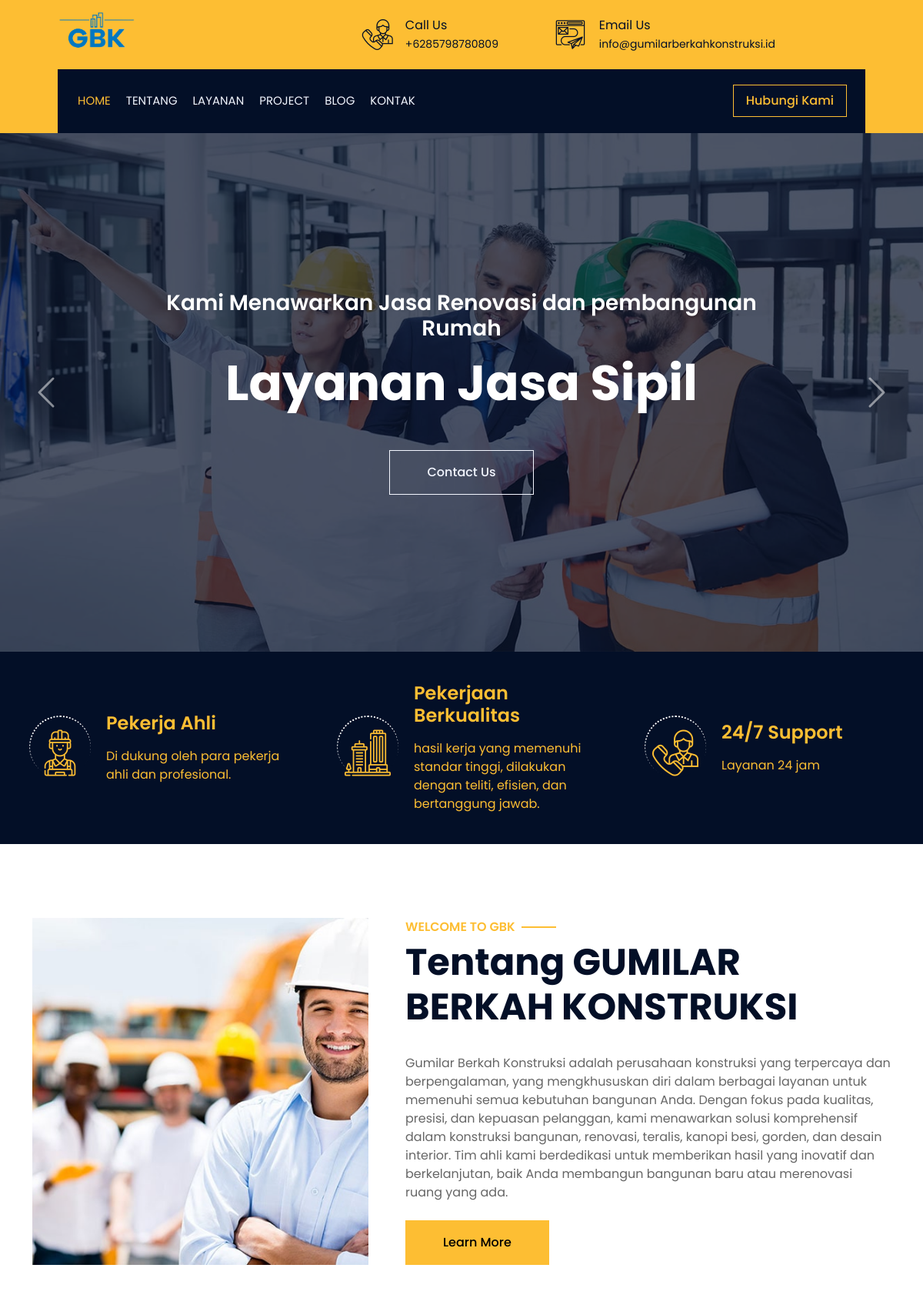
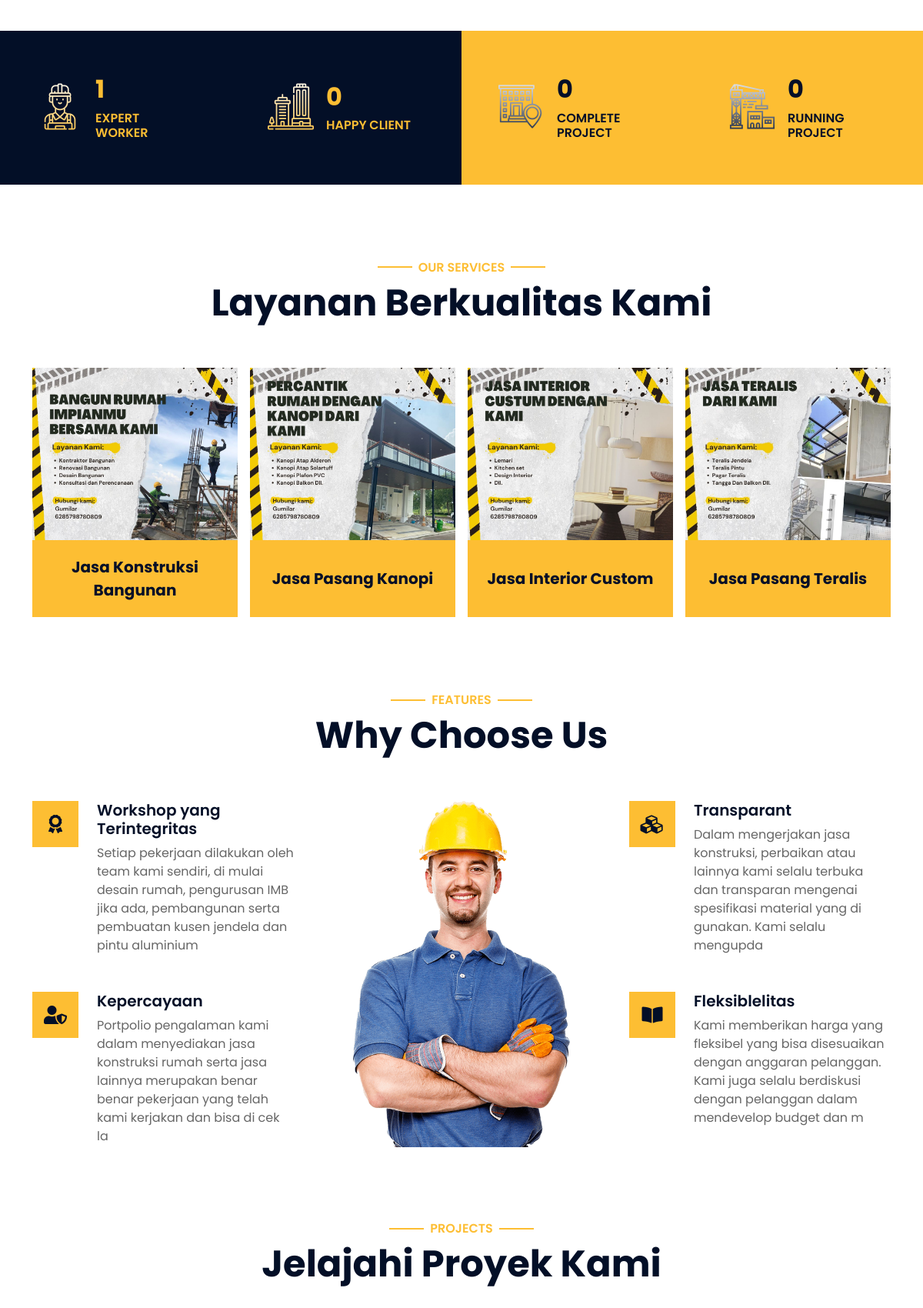
The page / (upper part) on the database its author committed (2 pictures, top to bottom).
### tables this page shows
CREATE TABLE `set_app` (
  `id` int NOT NULL,
  `nama_web` varchar(100) NOT NULL,
  `tentang` text NOT NULL,
  `notlp` varchar(20) NOT NULL,
  `email` varchar(50) NOT NULL,
  `lokasi` varchar(255) NOT NULL,
  `title` varchar(100) NOT NULL,
  `map` text NOT NULL,
  `alamat` text NOT NULL,
  `logo` varchar(100) NOT NULL,
  `favicon` varchar(100) NOT NULL,
  `site` varchar(50) NOT NULL,
  `keyword` text NOT NULL,
  `kota` varchar(100) NOT NULL,
  `provinsi` varchar(100) NOT NULL,
  `pos` int NOT NULL
);

CREATE TABLE `set_slide` (
  `id` int NOT NULL,
  `title` varchar(100) NOT NULL,
  `desk` varchar(225) NOT NULL,
  `gambar` varchar(100) NOT NULL,
  `link` varchar(100) NOT NULL,
  `main` int NOT NULL
);

CREATE TABLE `s_feature` (
  `id` int NOT NULL,
  `title` varchar(50) NOT NULL,
  `deskripsi` varchar(1000) NOT NULL,
  `icon` varchar(100) NOT NULL
);

CREATE TABLE `s_about` (
  `id` int NOT NULL,
  `heading_1` varchar(160) NOT NULL,
  `heading_2` varchar(160) NOT NULL,
  `text` text NOT NULL,
  `images` varchar(100) NOT NULL
);

CREATE TABLE `s_service` (
  `id` int NOT NULL,
  `title` varchar(160) NOT NULL,
  `body` longtext NOT NULL,
  `images` varchar(225) NOT NULL,
  `slug` varchar(225) NOT NULL,
  `seo_title` varchar(160) NOT NULL,
  `seo_deskripsi` varchar(190) NOT NULL,
  `seo_keyword` varchar(225) NOT NULL,
  `file` varchar(100) NOT NULL
);

CREATE TABLE `s_chose_us` (
  `id` int NOT NULL,
  `title` varchar(100) NOT NULL,
  `deskripsi` varchar(160) NOT NULL,
  `icon` varchar(100) NOT NULL,
  `position` varchar(50) NOT NULL
);

### application/views/web/section/slider.php (the view, shortened to what the rows shown need)
<div class="container-fluid p-0">
    <div id="header-carousel" class="carousel slide" data-bs-ride="carousel">
        <div class="carousel-inner">
            <?php foreach ($slide as $sl) : ?>
                <div class="carousel-item <?php if ($sl->main == 1) {
                                                echo 'active';
                                            } ?>">
                    <img class="w-100" src="<?= base_url() ?>assets/upload/img/<?= $sl->gambar ?>" alt="<?= $sl->title ?>">
                    <div class="carousel-caption d-flex flex-column align-items-center justify-content-center">
                        <div class="p-3" style="max-width: 900px;">
                            <h3 class="text-white mb-3 animated fadeInRight"><?= $sl->desk ?></h3>
                            <h1 class="display-3 text-white mb-5 animated fadeInLeft"><?= $sl->title ?></h1>
                            <a href="<?= base_url('contact') ?>" class="btn btn-outline-light py-md-3 px-md-5 animated fadeInUp">Contact Us</a>
                        </div>
                    </div>
                </div>
            <?php endforeach ?>
        </div>
    </div>
</div>

### application/views/component/web/navbar.php (shortened to what the rows shown need)
<link rel="stylesheet" href="https://maxcdn.bootstrapcdn.com/font-awesome/4.5.0/css/font-awesome.min.css">
<div class="wrapper">
    <div class="container-fluid bg-primary">
        <div class="row align-items-center top-bar">
            <div class="col-lg-4 col-md-12 text-center text-lg-start">
                <a href="#" class="navbar-brand m-0 p-0">
                    <img class="display-6 me-3" style="height:100px;" src="<?= base_url('assets/upload/img/') . AppIdentitas('logo') ?>" alt="Logo">
                </a>
            </div>
            <div class="col-lg-8 col-md-7 d-none d-lg-block">
                <div class="row">
                    <div class="col-4">
                        <div class="d-flex align-items-center justify-content-end text-dark">
                            <div class="ps-3">
                                <p class="mb-0">Call Us</p>
                                <small>+<?= AppIdentitas('tlp') ?></small>
                            </div>
                        </div>
                    </div>
                    <div class="col-6">
                        <div class="d-flex align-items-center justify-content-end text-dark">
                            <div class="ps-3">
                                <p class="mb-0">Email Us</p>
                                <small><?= AppIdentitas('email') ?></small>
                            </div>
                        </div>
                    </div>
                </div>
            </div>
        </div>
    </div>

### application/views/web/section/feature.php (shortened to what the rows shown need)
<div class="container-fluid mb-5 p-0">
    <div class="row g-0">
        <?php foreach ($features as $ft): ?>
            <div class="col-lg-4 col-md-12 wow fadeIn" data-wow-delay="0.1s">
                <div class="d-flex align-items-center bg-dark p-5 pe-4" style="height: 250px;">
                    <div class="feature-icon flex-shrink-0">
                        <i class="<?= $ft->icon ?> text-primary"></i>
                    </div>
                    <div class="text-primary pe-2">
                        <h4 class="text-primary mb-3"><?= $ft->title ?></h4>
                        <p class="mb-0"><?= $ft->deskripsi ?></p>
                    </div>
                </div>
            </div>
        <?php endforeach ?>
    </div>
</div>

### application/views/web/section/about.php (shortened to what the rows shown need)
<div class="container-fluid py-5">
    <div class="container">
        <div class="row g-5">
            <div class="col-lg-5 col-md-6 wow fadeIn" data-wow-delay="0.1s" style="min-height: 400px;">
                <div class="position-relative h-100">
                    <img class="position-absolute w-100 h-100" src="<?= htmlentities(base_url('assets/upload/img/') . $about['images'], ENT_QUOTES)  ?>" style="object-fit: cover;" alt="<?= $about['heading_2'] ?>">
                </div>
            </div>
            <div class="col-lg-7 col-md-6 wow fadeIn" data-wow-delay="0.5s">
                <div class="section-header text-start pb-4">
                    <h6 class="bg-white px-2 fw-semi-bold text-uppercase text-primary"><?= $about['heading_1'] ?></h6>
                    <h1 class="display-5"><?= $about['heading_2'] ?></h1>
                </div>
                <p><?= $about['text'] ?></p>
                <?php if ($this->uri->segment(1) == ''): ?>
                    <a class="btn btn-primary py-3 px-5 mt-2" href="<?= htmlentities(base_url('about/'), ENT_QUOTES) ?> ">Learn More</a>
                <?php endif ?>
            </div>
        </div>
    </div>
</div>

### application/views/web/section/service.php (shortened to what the rows shown need)
<div class="container-fluid py-5">
    <div class="container">
        <div class="section-header text-center pb-5 wow fadeIn" data-wow-delay="0.1s">
            <h1 class="display-5">Layanan Berkualitas Kami</h1>
        </div>
        <div class="row g-3">
            <?php foreach ($service as $sr): ?>
                <div class="col-lg-3 col-md-6 wow fadeIn" data-wow-delay="0.3s">
                    <div class="service-2">
                        <div class="service-inner position-relative">
                            <img class="img-fluid w-100" src="<?= htmlentities(base_url('assets/upload/post/') . $sr->images, ENT_QUOTES)  ?>" alt="<?= $sr->title ?>">
                        </div>
                        <div class="service-title px-3">
                            <a class="fs-5 fw-bold text-dark" href="<?= htmlentities(base_url('jasa/') . $sr->slug, ENT_QUOTES)  ?>"><?= htmlentities($sr->title)  ?></a>
                        </div>
                    </div>
                </div>
            <?php endforeach ?>
        </div>
    </div>
</div>

### application/views/web/section/whychose.php (shortened to what the rows shown need)
<div class="container-fluid py-5">
    <div class="container">
        <div class="section-header text-center pb-5 wow fadeIn" data-wow-delay="0.1s">
            <h1 class="display-5">Why Choose Us</h1>
        </div>
        <div class="row g-5">
            <div class="col-lg-4">
                <div class="row g-5">
                    <?php foreach ($whychose_r as $why): ?>
                        <div class="col-12 wow fadeIn" data-wow-delay="0.2s">
                            <div class="d-flex">
                                <div class="bg-primary rounded d-flex align-items-center justify-content-center flex-shrink-0 me-4" style="width: 60px; height: 60px;">
                                    <i class="<?= $why->icon ?> fs-4 text-dark"></i>
                                </div>
                                <div>
                                    <h5 class="fw-semi-bold"><?= $why->title ?></h5>
                                    <p class="mb-0"><?= $why->deskripsi ?></p>
                                </div>
                            </div>
                        </div>
                    <?php endforeach ?>
                </div>
            </div>
            <div class="col-lg-4">
                <div class="row g-5">
                    <?php foreach ($whychose_l as $whyl): ?>
                        <div class="col-12 wow fadeIn" data-wow-delay="0.3s">
                            <div class="d-flex">
                                <div class="bg-primary rounded d-flex align-items-center justify-content-center flex-shrink-0 me-4" style="width: 60px; height: 60px;">
                                    <i class="<?= $whyl->icon ?> fs-4 text-dark"></i>
                                </div>
                                <div>
                                    <h5 class="fw-semi-bold"><?= $whyl->title ?></h5>
                                    <p class="mb-0"><?= $whyl->deskripsi ?></p>
                                </div>
                            </div>
                        </div>
                    <?php endforeach ?>
                </div>
            </div>
        </div>
    </div>
</div>

### rows shown on the page
set_app: logo (picture), notlp "6285798780809", email "info@gumilarberkahkonstruksi.id"
set_slide: gambar (picture), desk "Kami Menawarkan Jasa Renovasi dan pembangunan Rumah", title "Layanan Jasa Sipil"
s_feature: title "Pekerja Ahli", deskripsi "Di dukung oleh para pekerja ahli dan profesional."
s_feature: title "Pekerjaan Berkualitas", deskripsi "hasil kerja yang memenuhi standar tinggi, dilakukan dengan teliti, efisien, dan bertanggung jawab."
s_feature: title "24/7 Support", deskripsi "Layanan 24 jam"
s_about: images (picture), heading_1 "WELCOME TO GBK", heading_2 "Tentang GUMILAR BERKAH KONSTRUKSI", text "Gumilar Berkah Konstruksi adalah perusahaan konstruksi yang terpercaya dan berpengalaman, yang mengkhususkan diri dalam berbagai layanan untuk memenuhi semua kebutuhan bangunan Anda. Dengan fokus pada kualitas, presisi, dan kepuasan pelanggan, kami menawarkan solusi komprehensif dalam konstruksi bangunan, renovasi, teralis, kanopi besi, gorden, dan desain interior. Tim ahli kami berdedikasi untuk memberikan hasil yang inovatif dan berkelanjutan, baik Anda membangun bangunan baru atau merenovasi ruang yang ada."
s_service: images (picture), title "Jasa Konstruksi Bangunan"
s_service: images (picture), title "Jasa Pasang Kanopi"
s_service: images (picture), title "Jasa Interior Custom"
s_service: images (picture), title "Jasa Pasang Teralis"
s_chose_us: title "Workshop yang Terintegritas", deskripsi "Setiap pekerjaan dilakukan oleh team kami sendiri, di mulai desain rumah, pengurusan IMB jika ada, pembangunan serta pembuatan kusen jendela dan pintu aluminium"
s_chose_us: title "Kepercayaan", deskripsi "Portpolio pengalaman kami dalam menyediakan jasa konstruksi rumah serta jasa lainnya merupakan benar benar pekerjaan yang telah kami kerjakan dan bisa di cek la"
s_chose_us: title "Transparant", deskripsi "Dalam mengerjakan jasa konstruksi, perbaikan atau lainnya kami selalu terbuka dan transparan mengenai spesifikasi material yang di gunakan. Kami selalu mengupda"
s_chose_us: title "Fleksiblelitas", deskripsi "Kami memberikan harga yang fleksibel yang bisa disesuaikan dengan anggaran pelanggan. Kami juga selalu berdiskusi dengan pelanggan dalam mendevelop budget dan m"

### other values the page prints
$visit "1"
$jml_testi "0"
$jmlprj "0"
$jmlprjr "0"
